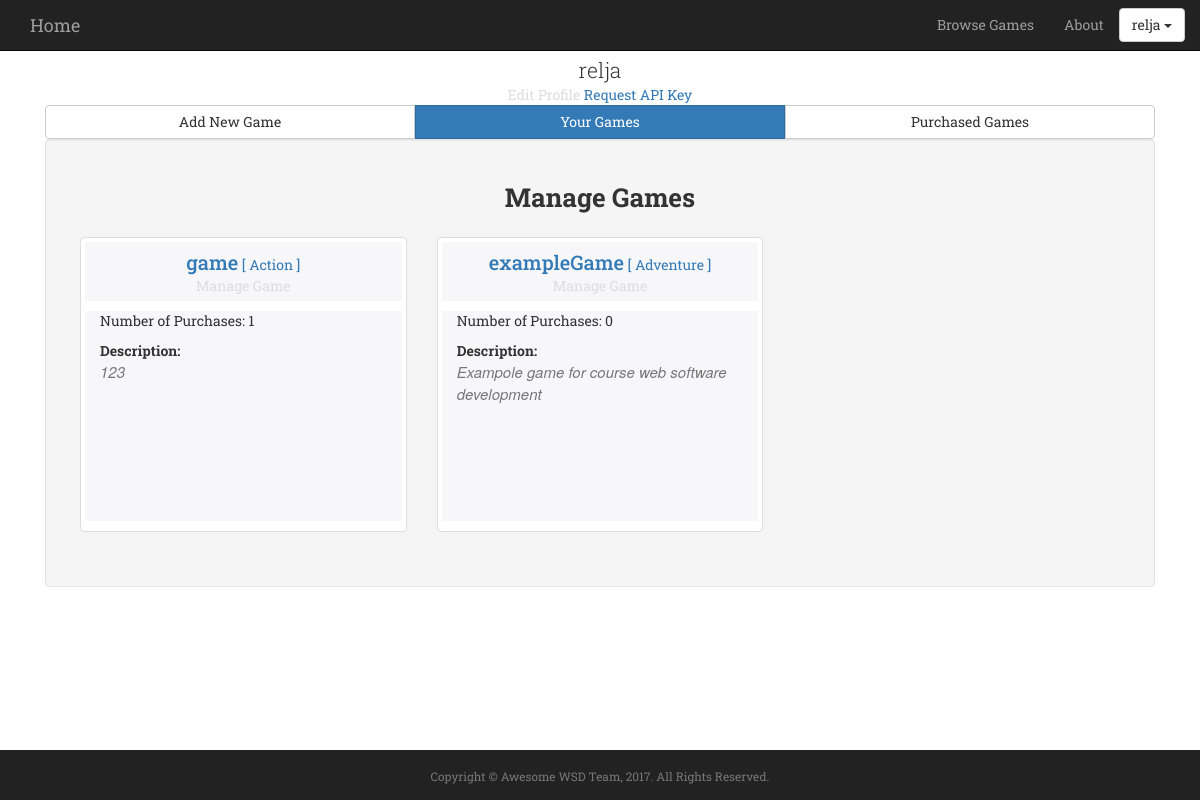
The page /myProfile/ (signed in) on the database as committed earlier.
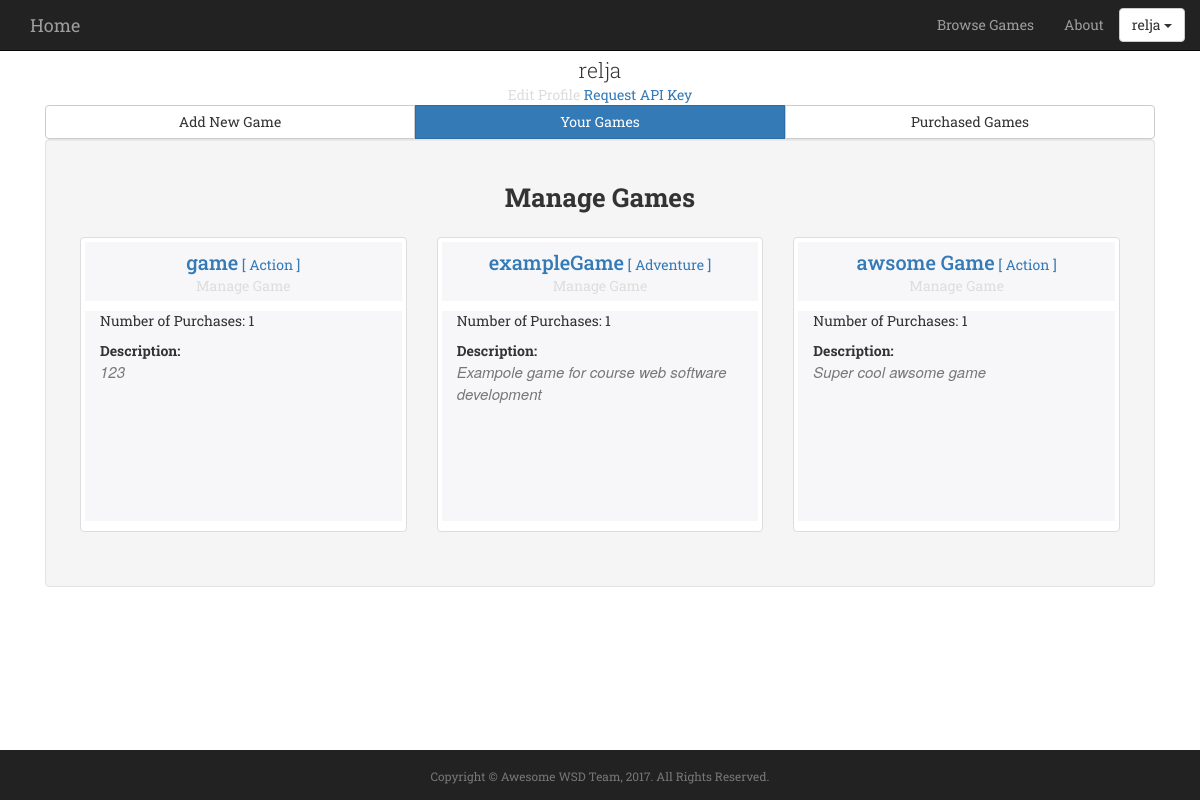
The same page on the database as committed later.
### awsomeProject/models.py (models this page shows, shortened)
class Game(models.Model):
	Category_Choices = (
		('Action', 'Action'),
		('Adventure', 'Adventure'),
		('Sports', 'Sports'),
		('Strategy', 'Strategy'),
		('Puzzle', 'Puzzle')
	)
	name = models.CharField(max_length=255, unique=True)
	url = models.URLField()
	price = models.FloatField()
	description = models.TextField(max_length=300, default='')
	created = models.DateField(default=now, editable=False)
	category = models.CharField(max_length=20, choices=Category_Choices, default='Action')
	image = CloudinaryField('image')
	""" Informative name for mode """

### awsomeProject/views.py (the view, shortened to what this page needs)
# urls.py: url(r'^myProfile/$', views.myProfile, name='myProfile'),
@login_required(login_url='/login/')
def myProfile(request):
	userProfile = UserProfile.objects.get(user=request.user)
	context = dict( backend_form = UploadGameForm())
	if userProfile.isDeveloper:
		if request.method == 'POST':
			form = UploadGameForm(request.POST, request.FILES)
			context['posted'] = form.instance
			success = False
			if form.is_valid():
				success = True
				form.save()
				devGame = DeveloperGame(user=request.user, game=Game.objects.get(name=form.cleaned_data['name']))
				devGame.save()
				form = UploadGameForm()
				context = UploadGameForm()
		else:
			form = UploadGameForm()
			success = False
		DeveloperGames = DeveloperGame.objects.all().filter(user=request.user)
		games = []
		numberOfPurchasesList = []
		for developerGame in DeveloperGames:
			games.append(developerGame.game) # developerGame is an instance (a row in the database table) of DeveloperGames
			Purchases = Transaction.objects.all().filter(game=developerGame.game)	# Querying from the Transaction table
			numberOfPurchasesList.append(len(Purchases))
		gamePurchases = zip(games, numberOfPurchasesList)	# gamePurchases referes to no of people purchased a game
		PurchasedGames = Transaction.objects.all().filter(user=request.user) #accessing purchased games list from Transaction Table
		purchasedGames = []
		purchasedWhen = []
		counts = []
		i = 0
		for boughtGame in PurchasedGames:
			purchasedGames.append(boughtGame.game)
			purchasedWhen.append(boughtGame.timestamp)
			i += 1
			counts.append(i)
		boughtGames = zip(purchasedGames, purchasedWhen, counts)	#boughtGame refers to no. of games the user bought
		return render(request, "myProfile.html", {"userProfile" : userProfile, "form" : form, "success" : success,
						"context" : context, "gamePurchases": gamePurchases, "boughtGames": boughtGames })

### awsomeProject/templates/myProfile.html (shortened to what this page needs)
{% extends "base.html" %}
{% load bootstrap %}
{% block scriptsAndStylesheets %}
	{% load cloudinary %}
{% endblock %}
{% block main %}
<div class="col-md-12">
	<div class="col-md-12">
		<div class="col-md-3 text-center" style="float: none; margin: 0 auto">
			<div class="col-md-12">
			</div>
			<div class="col-md-12">
				<p class="lead" style="margin-bottom:0px">{{user.username}}</p>
				<span><a href="editProfile" style="color:#ddd;">Edit Profile</a></span>
				<span><a href={% url "registerForAPI" %}> Request API Key </a></span>
			</div>
		</div>
	</div>
	{% if userProfile.isDeveloper %}
		<div class="col-md-12">
			<div class="btn-group btn-group-justified" role="group" aria-label="..." data-toggle="buttons">
				<div class="btn-group btn-pref" role="group">
					<button type="button" class="btn btn-default" href="#tab1" id="create-new-game" data-toggle="tab">Add New Game</button>
				</div>
				<div class="btn-group btn-pref" role="group">
					<button type="button" class="btn btn-primary" href="#tab2" id="created-game" data-toggle="tab">Your Games</button>
				</div>
				<div class="btn-group btn-pref" role="group">
					<button type="button" class="btn btn-default" href="#tab3" id="purchased-game" data-toggle="tab">Purchased Games</button>
				</div>
			</div>
			<div class="well col-md-12">
				<div class="tab-content">
					<div class="tab-pane fade in active" id="tab2">
						<div class="">
							<label class="control-label text-center section-font" style="margin-bottom: 20px; margin-top: 20px">Manage Games</label>
							<div>
								{% for game, numberOfPurchases in gamePurchases %}
									<div class="col-md-4 col-sm-6 text-center" style="padding-bottom:30px;">
										<div class="img-thumbnail text-center">
											<div class="col-md-12 bd-example">
											</div>
											<div class="col-md-12 highlight" style="padding-bottom:5px; margin-bottom:10px;">
												<a href={% url "game" game.name %}> <span class="service-heading">{{game.name}}</span><span> [ {{game.category}} ]</span></a><br>
												<a href={% url "manageGame" game.name %} style="color:#ddd;">Manage Game</a>
											</div>
											<div class="col-md-12 text-left game-description highlight">
												<p> Number of Purchases: {{numberOfPurchases}}</p>
												<span><strong>Description:</strong></span>
												<p class="section-subheading text-muted">{{game.description}}</p>
											</div>
										</div>
									</div>
								{% endfor %}
							</div>
						</div>
					</div>
				</div>
			</div>
		</div>
	{% endif %}
</div>
{% endblock %}
							{% if posted %}
									{% if posted.errors %}
									Errors: {{ posted.errors }}
									{% else %}
											{% load cloudinary %}
									{% endif %}
							{% endif %}

Rows that differ between the two databases and show on the page:
computed for Game "exampleGame": numberOfPurchases "0" → "1"
added Game: name "awsome Game", category "Action", numberOfPurchases "1", description "Super cool awsome game"
